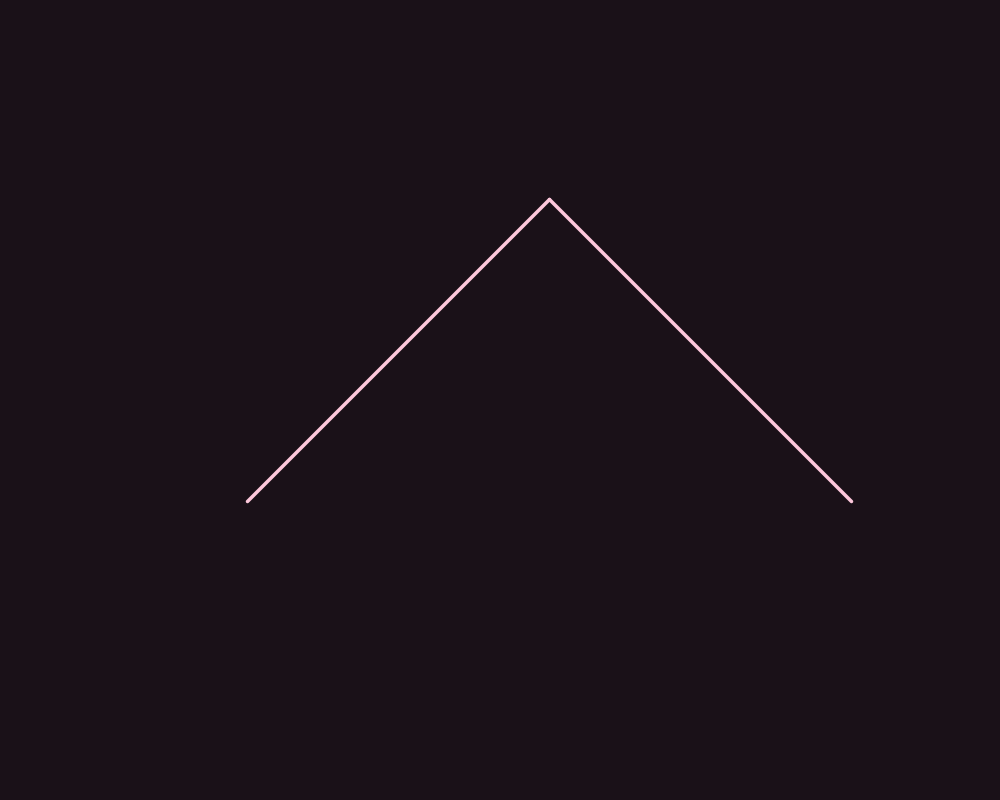
Frame 1 (no input)
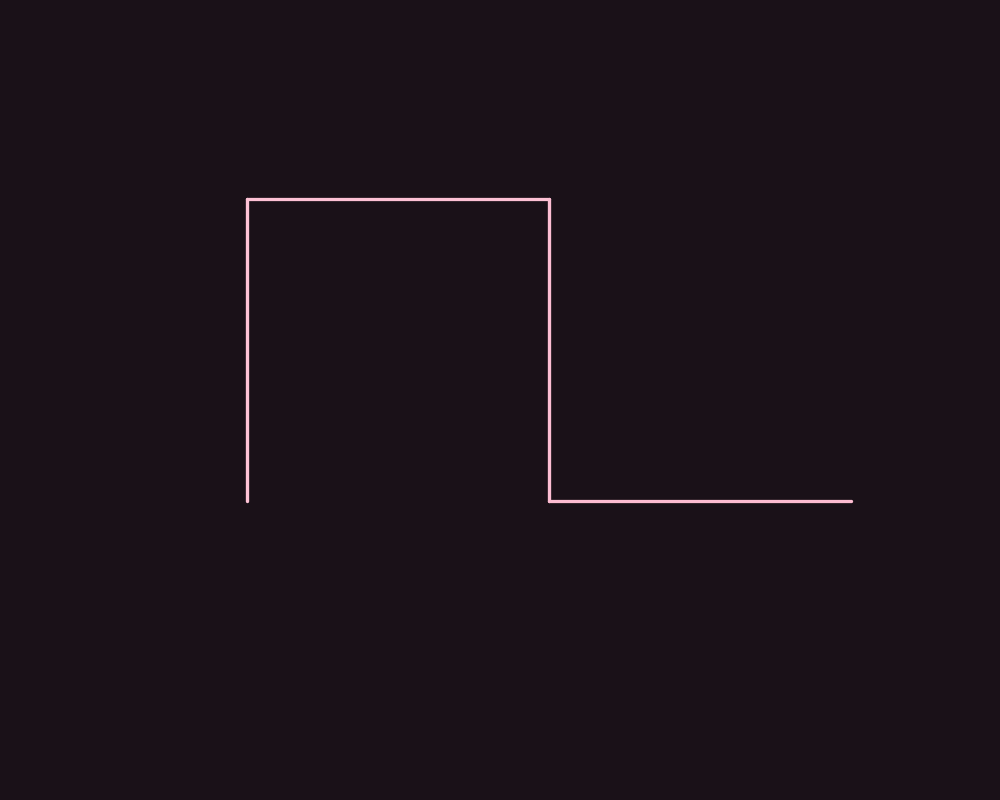
Frame 60 (the mouse pressed at the canvas centre just before this capture)
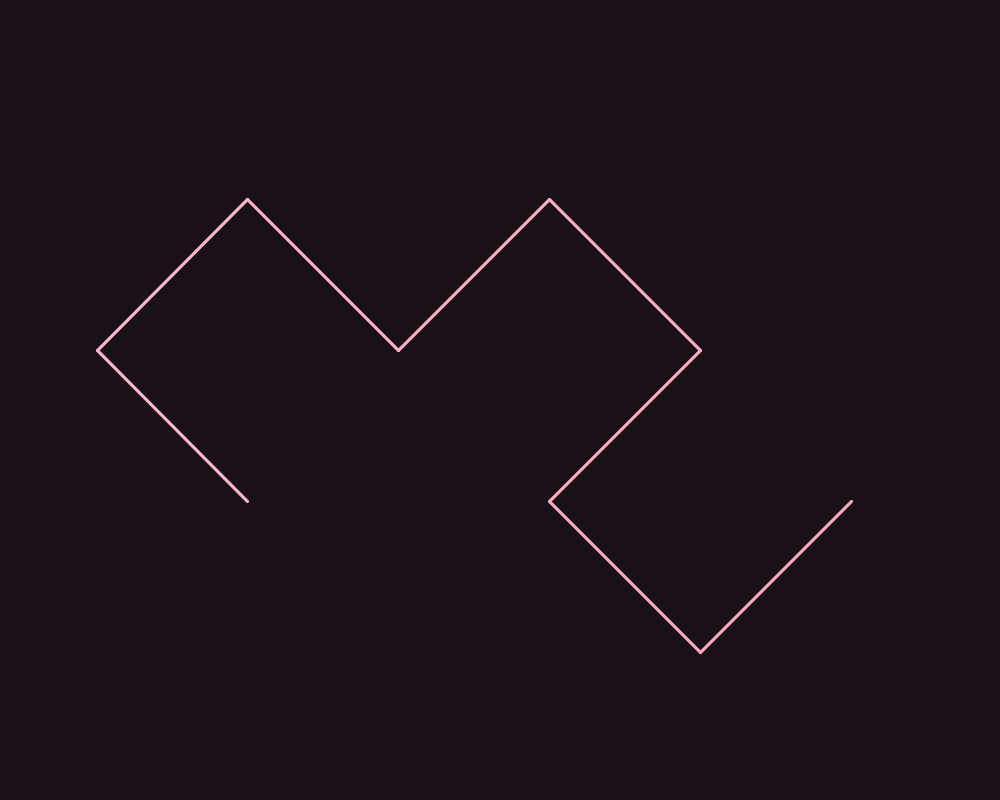
Frame 120 (the mouse held since frame 60 and released just before this capture)

The Processing sketch that drew these frames (run headless with seeded random() and noise(); from frame 60 on, the mouse is pressed at the canvas centre):

// Processing sketch: drachenkurve
// ── drachenkurve.pde
// Drachenkurve (Heighway-Drache): pro Faltschritt eine saubere Kurve, Rosa-Pastell -> Rot.
// Schritt 1 = zartes Pastellrosa; spätere Schritte und das Kurvenende werden röter.
// Tasten: R = neu starten, S = Bild speichern.

boolean iconMode = System.getenv("DRACHEN_ICON") != null;   // quadratisches Bild für das App-Icon
int MAX_ITER = 13;          // 2^13 = 8192 Segmente im letzten Schritt
final int FRAMES_PER_ITER = 40;   // wie lange jeder Schritt sichtbar aufgebaut wird
int MARGIN = 50;

PVector[][] levels;               // levels[n] = Punkte nach n Faltungen, Start (0,0) und Ende (1,0)
float fit, cx, cy;
int shown = 0;
boolean saved = false;

void settings() {
  if (iconMode) size(1024, 1024); else size(1000, 800);
  smooth(8);
}

void setup() {
  noiseSeed(7);
  if (iconMode) { MAX_ITER = 10; MARGIN = 230; }
  buildLevels();
  fitToWindow();
  restart();
}

void restart() {
  background(26, 17, 24);
  shown = 0;
  saved = false;
  frameCount = 0;
}

// +1 = links, -1 = rechts: k-te Abbiegung der Papierfaltfolge
int turn(int k) {
  while ((k & 1) == 0) k >>= 1;
  return ((k >> 1) & 1) == 0 ? 1 : -1;
}

void buildLevels() {
  levels = new PVector[MAX_ITER + 1][];
  for (int n = 1; n <= MAX_ITER; n++) {
    int count = 1 << n;
    PVector[] p = new PVector[count + 1];
    p[0] = new PVector(0, 0);
    PVector dir = new PVector(1, 0);
    p[1] = dir.copy();
    for (int k = 1; k < count; k++) {
      dir = new PVector(-dir.y * turn(k), dir.x * turn(k));
      p[k + 1] = PVector.add(p[k], dir);
    }
    // Drehen und Skalieren, damit Anfang und Ende in jedem Schritt gleich liegen
    PVector e = p[count];
    float d = e.x * e.x + e.y * e.y;
    for (PVector q : p) {
      float x = (q.x * e.x + q.y * e.y) / d;
      float y = (q.y * e.x - q.x * e.y) / d;
      q.set(x, y);
    }
    levels[n] = p;
  }
}

void fitToWindow() {
  float x0 = 1e9, x1 = -1e9, y0 = 1e9, y1 = -1e9;
  for (PVector q : levels[MAX_ITER]) {
    x0 = min(x0, q.x); x1 = max(x1, q.x);
    y0 = min(y0, q.y); y1 = max(y1, q.y);
  }
  fit = min((width - 2 * MARGIN) / (x1 - x0), (height - 2 * MARGIN) / (y1 - y0));
  cx = (x0 + x1) / 2;
  cy = (y0 + y1) / 2;
}

// Rosa-Pastell -> Rot; s = 0 (zartes Rosa) bis 1 (kräftiges Rot)
color tone(float s, float jitter) {
  float e = pow(s, 1.1);
  float hue = lerp(340, 360, e) + jitter * 9;
  float sat = lerp(22, 92, e) + jitter * 14;
  float bri = lerp(100, 88, e) + jitter * 6;
  colorMode(HSB, 360, 100, 100, 255);
  color c = color((hue + 360) % 360, constrain(sat, 0, 100), constrain(bri, 0, 100));
  colorMode(RGB, 255);
  return c;
}

// Zeichnet nur die Kurve des Schritts n (der Hintergrund wird vorher gelöscht).
// Röte = Schritt (t) und Position entlang der Kurve (p): später und weiter hinten = röter.
void drawLevel(int n) {
  background(26, 17, 24);
  PVector[] p = levels[n];
  float t = (n - 1) / (float) (MAX_ITER - 1);
  strokeWeight(iconMode ? lerp(9, 4, t) : lerp(3.5, 1.3, t));
  strokeCap(ROUND);
  for (int i = 0; i < p.length - 1; i++) {
    float pos = i / (float) (p.length - 1);
    float jitter = noise(i * 0.004, n * 10.0) - 0.5;   // sanfte, prozedurale Variation
    stroke(tone(t * (0.35 + 0.65 * pos), jitter));
    line((p[i].x - cx) * fit + width / 2, (p[i].y - cy) * fit + height / 2,
         (p[i + 1].x - cx) * fit + width / 2, (p[i + 1].y - cy) * fit + height / 2);
  }
}

void draw() {
  if (shown < MAX_ITER && frameCount % FRAMES_PER_ITER == 1) {
    drawLevel(++shown);
    surface.setTitle("Drachenkurve – Schritt " + shown + " / " + MAX_ITER);
  } else if (shown == MAX_ITER && !saved && frameCount % FRAMES_PER_ITER == 5) {
    save(sketchPath(iconMode ? "drachenkurve-icon.png" : "drachenkurve.png"));
    saved = true;
    if (System.getenv("DRACHEN_EXIT") != null) exit();
  }
}

void keyPressed() {
  if (key == 'r' || key == 'R') restart();
  if (key == 's' || key == 'S') save(sketchPath("drachenkurve.png"));
}
